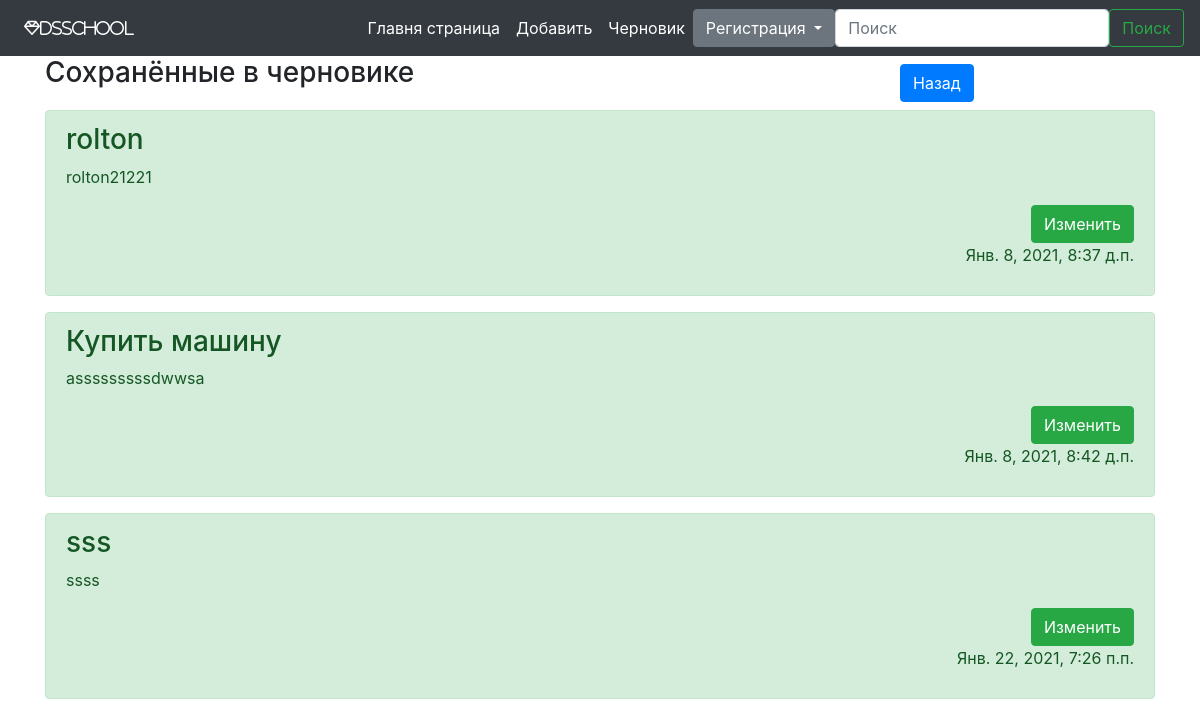
The app's page /draft/ (signed in) with its own data.
### post/models.py (models this page shows, shortened)
class Post(models.Model):
    title = models.CharField(verbose_name="название", max_length=150)
    description = models.TextField(verbose_name="описание")
    created = models.DateTimeField(verbose_name="создана", auto_now_add=True)
    bool = models.BooleanField(default=False, verbose_name="Сохранить в черновик")
    image = models.ImageField(verbose_name="изображения", upload_to='post-photo/', null=True, blank=True)
    class Meta:
        verbose_name = "Пост"
        verbose_name_plural = "Посты"

### post/views.py (the view)
# urls.py: path('draft/', PostDraftView.as_view(), name='draft'),
class PostDraftView(TemplateView):
    template_name = 'post/draft.html'
    def get_context_data(self, **kwargs):
        context = super(PostDraftView, self).get_context_data(**kwargs)
        context['posts'] = Post.objects.all()
        return context

### templates/post/draft.html (shortened to what this page needs)
{% extends 'post/base.html' %}
{% block content %}
    {% if user.is_authenticated %}
    <div class="row justify-content-between">
        <h3 class="col-6">Сохранённые в черновике</h3>
        <div class="float-right ml-3 col-3">
            <a class="" href="{% url 'index' %}">
                <button class="btn btn-primary mt-2">Назад</button>
            </a>
        </div>
    </div>
    {% for el in posts %}
    {% if el.bool == True %}
        <div class="alert alert-success mt-2">
            <div class="row">
                <div class="col-md-12">
                    <h3>{{ el.title }}</h3>
                </div>
            </div>
            <div class="row">
                <div class="col-md-12">
                    <p>{{ el.description }}</p>
                    <a href="{% url 'post_update' el.pk %}"><button class="btn btn-success my-2 my-sm-0 float-right">Изменить</button></a>
                </div>
            </div>
            <div class="row">
                <div class="col-md-6"></div>
                <div class="col-md-6">
                    <p class="float-right">{{ el.created }}</p>
                </div>
            </div>
        </div>
        {% endif %}
    {% endfor %}
    {% else %}
        <a href="{% url 'login' %}"><p class="text-center mt-5">Требуется вход в систему</p></a>
    {% endif %}
{% endblock %}

### records on screen
Post: title "rolton", description "rolton21221", created "Янв. 8, 2021, 8:37 д.п."
Post: title "Купить машину", description "asssssssssdwwsa", created "Янв. 8, 2021, 8:42 д.п."
Post: title "sss", description "ssss", created "Янв. 22, 2021, 7:26 п.п."
